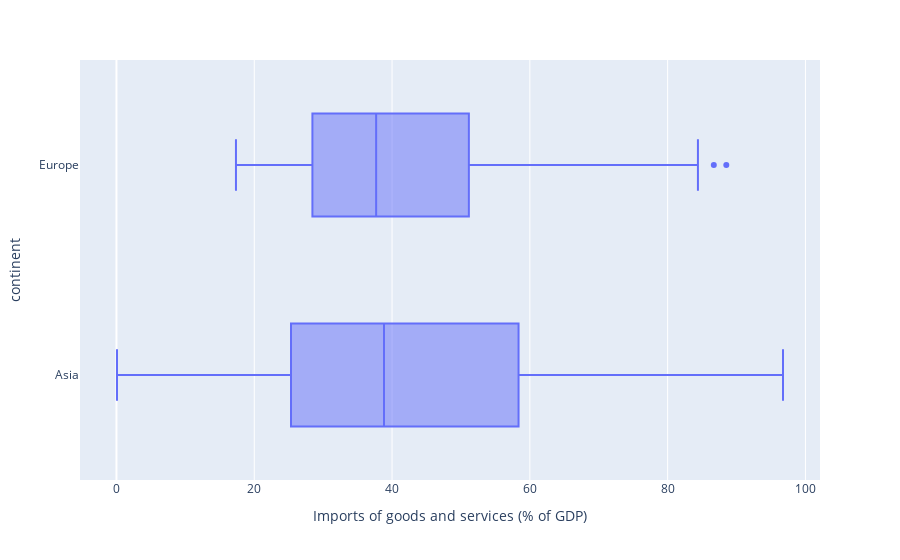

Notebook cell for this chart:
### Code cell
fig = px.box(europe_and_asia_after_1990, x="Imports of goods and services (% of GDP)", y="continent", hover_data=['Country Name', "Year"])
fig.show()

### Figure 1 — Plotly figure (JSON) as saved in the notebook; plotly's stock layout.template omitted (floating-point values rounded to 4 significant figures; data arrays with more than 128 entries replaced by an {"elided": "..."} marker saying what was removed)
{"data": [{"alignmentgroup": "True", "customdata": {"elided": "204x2 mixed values"}, "hovertemplate": "Imports of goods and services (% of GDP)=%{x}<br>continent=%{y}<br>Country Name=%{customdata[0]}<br>Year=%{customdata[1]}<extra></extra>", "legendgroup": "", "marker": {"color": "#636efa"}, "name": "", "notched": false, "offsetgroup": "", "orientation": "h", "showlegend": false, "type": "box", "x": {"elided": "204 float values"}, "x0": " ", "xaxis": "x", "y": {"elided": "204 str values"}, "y0": " ", "yaxis": "y"}], "layout": {"boxmode": "group", "legend": {"tracegroupgap": 0}, "margin": {"t": 60}, "xaxis": {"anchor": "y", "domain": [0, 1], "title": {"text": "Imports of goods and services (% of GDP)"}}, "yaxis": {"anchor": "x", "domain": [0, 1], "title": {"text": "continent"}}}}
